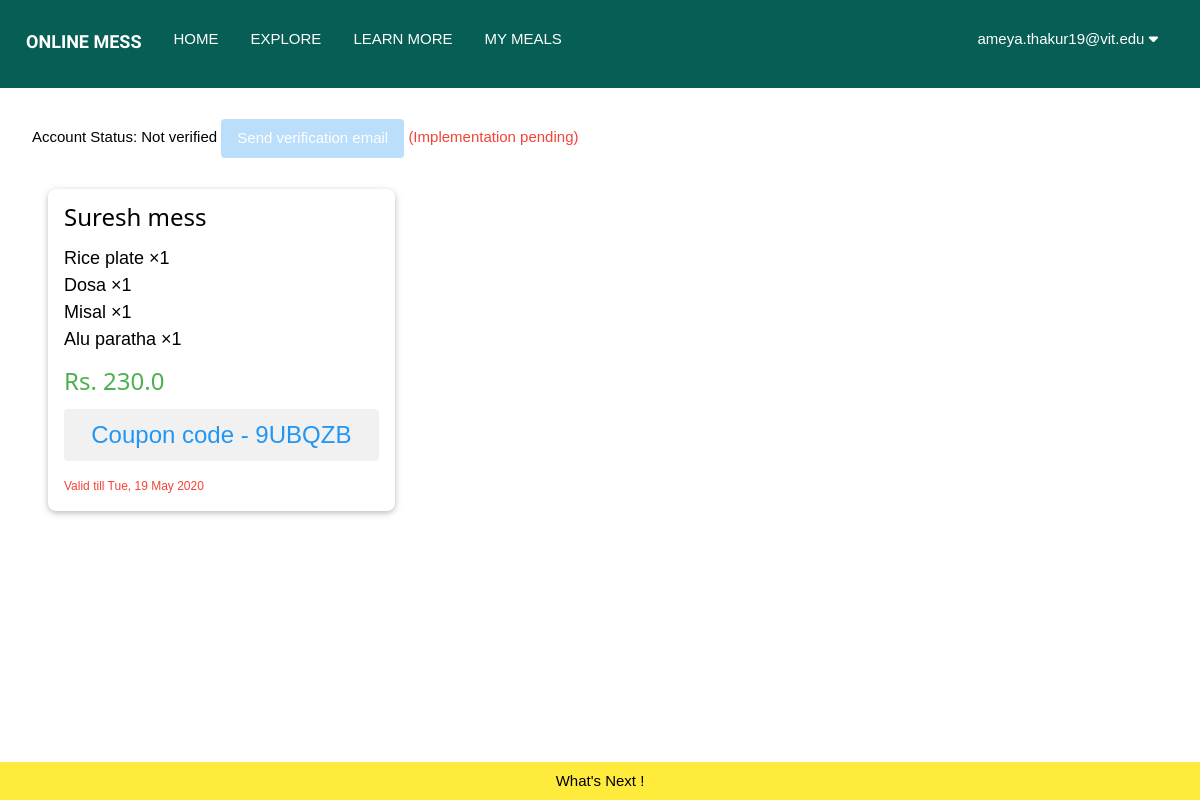
/user/subscriptions (signed in), run on the app's committed database.
### main.py (models this page shows)
class UsersDB(db.Model):
	id = db.Column(db.Integer, primary_key=True)
	first_name = db.Column(db.String(20), nullable=False)
	last_name = db.Column(db.String(20), nullable=False)
	password = db.Column(db.String(128), unique=True)
	email = db.Column(db.String(80))
	account_type = db.Column(db.String(80))
	verified = db.Column(db.Boolean)
	restaurant = db.Column(db.Integer)
	subscriptions = db.Column(db.String(300))

class BillsDB(db.Model):
	id = db.Column(db.Integer, primary_key=True, unique=True)
	creator = db.Column(db.Integer, nullable=False)
	subscriber = db.Column(db.Integer, nullable=False)
	total_price = db.Column(db.Float, nullable=False)
	timestamp = db.Column(db.String, nullable=False)
	active = db.Column(db.Boolean, nullable=False)
	coupon = db.Column(db.String, nullable=False)

class RestaurantsDB(db.Model):
	id = db.Column(db.Integer, primary_key=True, unique=True)
	name = db.Column(db.String(80))
	menu = db.Column(db.String(80))
	rating = db.Column(db.Integer)
	address = db.Column(db.String(80))
	phone = db.Column(db.String(20))
	opening_timing = db.Column(db.String(80))
	closing_timing = db.Column(db.String(80))
	tags = db.Column(db.String(80))
	owner = db.Column(db.Integer)
	images = db.relationship('ImagesDB', backref='parent_rest')
	monthly_items = db.Column(db.String(300))
	vegetarian = db.Column(db.Boolean)
	average_cost = db.Column(db.Float)
	orders = db.Column(db.String)
	main_menu_name = db.Column(db.String)
	main_menu_price = db.Column(db.Float)

class OrdersDB(db.Model):
	id = db.Column(db.Integer, primary_key=True, unique=True)
	bill_id = db.Column(db.Integer, nullable=False)
	item = db.Column(db.String, nullable=False)
	quantity = db.Column(db.Integer, nullable=False)
	price = db.Column(db.Float, nullable=False)

### main.py (the view, shortened to what this page needs)
@app.route("/user/subscriptions", methods=["POST", "GET"])
def subscriptions():
	global verification_codes
	if not "user" in session:
		flash("Please login first !", "failed")
		return redirect(url_for("logout"))
	else:
		loggedIn = [session["username"], session["account_type"], session["user"]]
	currentUser = UsersDB.query.filter_by(email=session["user"]).first()
	if not currentUser:
		flash("Please login again!!", "error")
		return redirect(url_for("logout"))
	if request.method == "POST":
		if "button_verify" in request.form:
			verification_code = "".join([random.choice(ascii_lowercase + digits) for letter in range(16)])
			verification_codes[verification_code] = currentUser.email
			flash("Verification email has been sent", "success")
	subscribed_list = []
	currentBills = BillsDB.query.filter_by(subscriber=currentUser.id, active=0b1).all()
	if currentBills:
		updated_subscriptions = currentBills
		for bill in currentBills:
			if bill:
				restaurant_id = bill.creator
				end_date = datetime.strptime(bill.timestamp, '%Y-%m-%d %H:%M:%S.%f') +timedelta(days=1)
				restaurant = RestaurantsDB.query.filter_by(id=restaurant_id).first()
				if restaurant:
					bill_orders = OrdersDB.query.filter_by(bill_id=bill.id).all()
					items = []
					for order in bill_orders:
						items.append([order.item, order.quantity, order.price])
					subscribed_list.append([restaurant, items, bill.total_price, end_date.strftime("%a, %d %b %Y"), bill.coupon])
	return render_template("subscriptions.html", logged_in=loggedIn, email=session["user"], subscribed_list=subscribed_list, verified=currentUser.verified)

### templates/subscriptions.html (shortened to what this page needs)
{% extends "base.html" %}
{% block content %}
<div class="w3-container w3-margin w3-margin">
		<p>
			Account Status: {% if verified %}
								Verified
							{% else %}
								<span>Not verified</span>
								<input type="button" class="w3-button w3-mobile w3-round w3-blue"name="button_verify" value="Send verification email" disabled />
								<span class="w3-text-red">(Implementation pending)</span>
							{% endif %}
		</p>
	{% for restaurant in subscribed_list %}
	<div class="w3-third">
		<div class="w3-card w3-round-large w3-margin w3-hover-shadow">
			<div class="w3-container">
				<h3 class="w3-xlarge">{{restaurant[0].name}}</h3>
				{% for order in restaurant[1] %}
					<div class="w3-text-black w3-large">
						{{order[0]}} &times;{{order[1]}}
					</div>
				{% endfor %}
				<h3 class="w3-text-green">Rs. {{restaurant[2]}}</h3>
			</div>
			<footer class="w3-container">
				<div class="w3-text-blue w3-light-grey w3-round w3-padding w3-center w3-xlarge">Coupon code - {{restaurant[4]}}</div>
				<div class="w3-text-red w3-small w3-margin-top w3-margin-bottom">Valid till {{ restaurant[3] }}</div>
			</footer>
		</div>
	</div>
	{% endfor %}
</div>
<button class="w3-bar-item w3-button w3-bottom w3-hover-green w3-yellow " onclick="open_modal('next_modal')">What's Next !</button>
{% endblock %}

### templates/base.html (shortened to what this page needs)
<html>
<head>
	<link rel="stylesheet" href="{{ url_for('static', filename='style/base.css') }}">
	<link rel="stylesheet" href="{{ url_for('static', filename='style/w3css.css')}}">
    <link rel="stylesheet" href="https://cdnjs.cloudflare.com/ajax/libs/font-awesome/4.7.0/css/font-awesome.min.css">
</head>
<body>
<div class="w3-bar navbar
	{% if request.path == '/home' %}
		w3-white
	{% else %}
		w3-acp-dark-green
	{% endif %}
	"style="height: 11vh;display:block;justify-content:space-between;overflow: hidden;align-items: center;text-transform: uppercase;padding: 20px 10px !important;">
	<p class="w3-bar-item w3-large" style="margin: 0">
		<b style="font-family: 'Balsamiq Sans', serif;">Online Mess</b>
	</p>
	<a href="/home" class="w3-bar-item w3-button w3-hide-small">Home</a>
	<a href="/search?text_query_name=" class="w3-bar-item w3-button w3-hide-small">Explore</a>
	<a href="/learn" class="w3-bar-item w3-button w3-hide-small">Learn More</a>
	{% if logged_in[1] == "Regular" %}
		<a href="/user/subscriptions" class="w3-bar-item w3-button w3-hide-small">My Meals</a>
	{% elif logged_in[1] == "Business" %}
		<a href="/user/orders" class="w3-bar-item w3-button w3-hide-small">My Orders</a>
	{% endif %}
	{% if logged_in %}
		<div class="w3-dropdown-click w3-right w3-margin-right w3-hide-small">
			<button class="w3-button" onclick="displayUserSettings()">
				{{ logged_in[0] }} <i class="fa fa-caret-down"></i>
			</button>
		</div>
	{% else %}
		<button class="w3-bar-item w3-button w3-right w3-hover-blue w3-hide-small" onclick="open_modal('signup_modal')">Register</button>
		<button class="w3-bar-item w3-button w3-right w3-hover-acp-mid-green w3-hide-small" onclick="open_modal('login_modal')">Login</button>
	{% endif %}
</div>
<main>
	{% block content %}{% endblock %}
</main>
</body>
</html>

### static/style/w3css.css (style rules this page uses)
html { box-sizing:border-box }
*,*:before,*:after { box-sizing:inherit }
html { -ms-text-size-adjust:100%;-webkit-text-size-adjust:100% }
body { margin:0 }
article,aside,details,figcaption,figure,footer,header,main,menu,nav,section { display:block }
a { background-color:transparent }
b,strong { font-weight:bolder }
button,input,select,textarea,optgroup { font:inherit;margin:0 }
button,input { overflow:visible }
button,select { text-transform:none }
button,[type=button],[type=reset],[type=submit] { -webkit-appearance:button }
html,body { font-family:Verdana,sans-serif;font-size:15px;line-height:1.5 }
html { overflow-x:hidden }
h3 { font-size:24px }
h1,h2,h3,h4,h5,h6 { font-family:"Segoe UI",Arial,sans-serif;font-weight:400;margin:10px 0 }
a { color:inherit }
.w3-btn,.w3-button { border:none;display:inline-block;padding:8px 16px;vertical-align:middle;overflow:hidden;text-decoration:none;color:inherit;background-color:inherit;text-align:center;cursor:pointer;white-space:nowrap }
.w3-btn,.w3-button { -webkit-touch-callout:none;-webkit-user-select:none;-khtml-user-select:none;-moz-user-select:none;-ms-user-select:none;user-select:none }
.w3-disabled,.w3-btn:disabled,.w3-button:disabled { cursor:not-allowed;opacity:0.3 }
.w3-dropdown-click,.w3-dropdown-hover { position:relative;display:inline-block;cursor:pointer }
.w3-bar { width:100%;overflow:hidden }
.w3-bar .w3-bar-item { padding:8px 16px;float:left;width:auto;border:none;display:block;outline:0 }
.w3-bar .w3-dropdown-hover,.w3-bar .w3-dropdown-click { position:static;float:left }
.w3-bar .w3-button { white-space:normal }
.w3-container:after,.w3-container:before,.w3-panel:after,.w3-panel:before,.w3-row:after,.w3-row:before,.w3-row-padding:after,.w3-row-padding:before, .w3-cell-row:before,.w3-cell-row:after,.w3-clear:after,.w3-clear:before,.w3-bar:before,.w3-bar:after { content:"";display:table;clear:both }
.w3-col,.w3-half,.w3-third,.w3-twothird,.w3-threequarter,.w3-quarter { float:left;width:100% }
@media (min-width:601px) { .w3-col.m4,.w3-third { width:33.33333% } }
.w3-top,.w3-bottom { position:fixed;width:100%;z-index:1 }
.w3-bottom { bottom:0 }
.w3-round,.w3-round-medium { border-radius:4px }
.w3-round-large { border-radius:8px }
.w3-container,.w3-panel { padding:0.01em 16px }
.w3-card,.w3-card-2 { box-shadow:0 2px 5px 0 rgba(0,0,0,0.16),0 2px 10px 0 rgba(0,0,0,0.12) }
.w3-small { font-size:12px!important }
.w3-large { font-size:18px!important }
.w3-xlarge { font-size:24px!important }
.w3-center { text-align:center!important }
.w3-margin { margin:16px!important }
.w3-margin-top { margin-top:16px!important }
.w3-margin-bottom { margin-bottom:16px!important }
.w3-margin-right { margin-right:16px!important }
.w3-padding { padding:8px 16px!important }
.w3-right { float:right!important }
.w3-blue,.w3-hover-blue:hover { color:#fff!important;background-color:#2196F3!important }
.w3-yellow,.w3-hover-yellow:hover { color:#000!important;background-color:#ffeb3b!important }
.w3-light-grey,.w3-hover-light-grey:hover,.w3-light-gray,.w3-hover-light-gray:hover { color:#000!important;background-color:#f1f1f1!important }
.w3-text-blue,.w3-hover-text-blue:hover { color:#2196F3!important }
.w3-text-green,.w3-hover-text-green:hover { color:#4CAF50!important }
.w3-text-red,.w3-hover-text-red:hover { color:#f44336!important }
.w3-text-black,.w3-hover-text-black:hover { color:#000!important }
.w3-acp-dark-green,.w3-hover-acp-dark-green:hover { color:#fff!important;background-color:#075E54!important }

### data on the page
UsersDB: email "ameya.thakur19@vit.edu"
BillsDB: name "Suresh mess", total_price "230.0", coupon "9UBQZB", restaurant "Tue, 19 May 2020"
OrdersDB: item "Rice plate", quantity "1"
OrdersDB: item "Dosa", quantity "1"
OrdersDB: item "Misal", quantity "1"
OrdersDB: item "Alu paratha", quantity "1"
